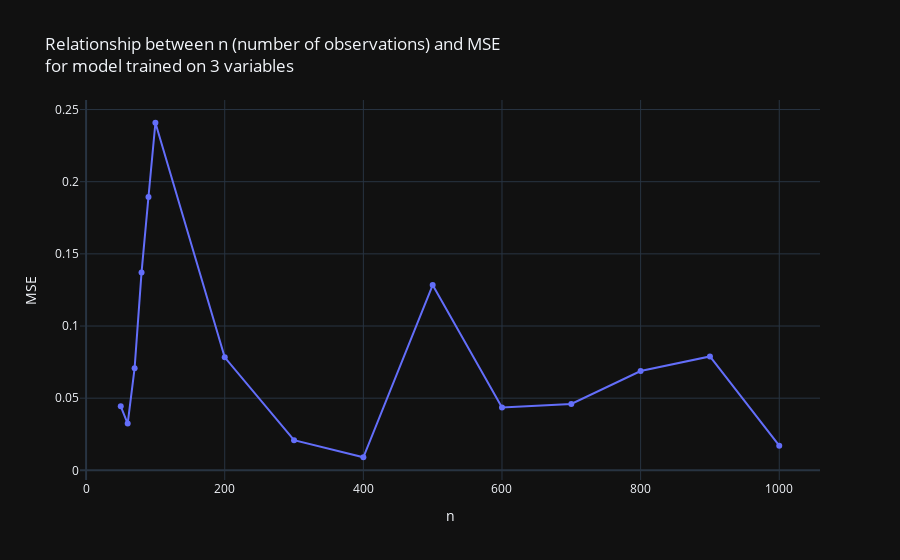

The cell this chart's notebook holds for it:
### Code cell
fig = go.Figure()
fig.add_trace(go.Scatter(x=n_values, y=mse_values, mode='lines+markers'))
fig.update_layout(title='Relationship between n (number of observations) and MSE <br>for model trained on 3 variables',
                  xaxis_title='n',
                  yaxis_title='MSE')
pio.write_image(fig, file=f'assets/task_2/SimulationResult3Variables.pdf', format='pdf')
fig.show()

### Figure 1 — Plotly figure (JSON) as saved in the notebook; plotly's stock layout.template omitted (floating-point values rounded to 4 significant figures)
{"data": [{"mode": "lines+markers", "x": [50, 60, 70, 80, 90, 100, 200, 300, 400, 500, 600, 700, 800, 900, 1000], "y": [0.04433, 0.03242, 0.07077, 0.1371, 0.1895, 0.2409, 0.07834, 0.02088, 0.009064, 0.1284, 0.04362, 0.04596, 0.06879, 0.07892, 0.01707], "type": "scatter"}], "layout": {"title": {"text": "Relationship between n (number of observations) and MSE <br>for model trained on 3 variables"}, "xaxis": {"title": {"text": "n"}}, "yaxis": {"title": {"text": "MSE"}}}}
